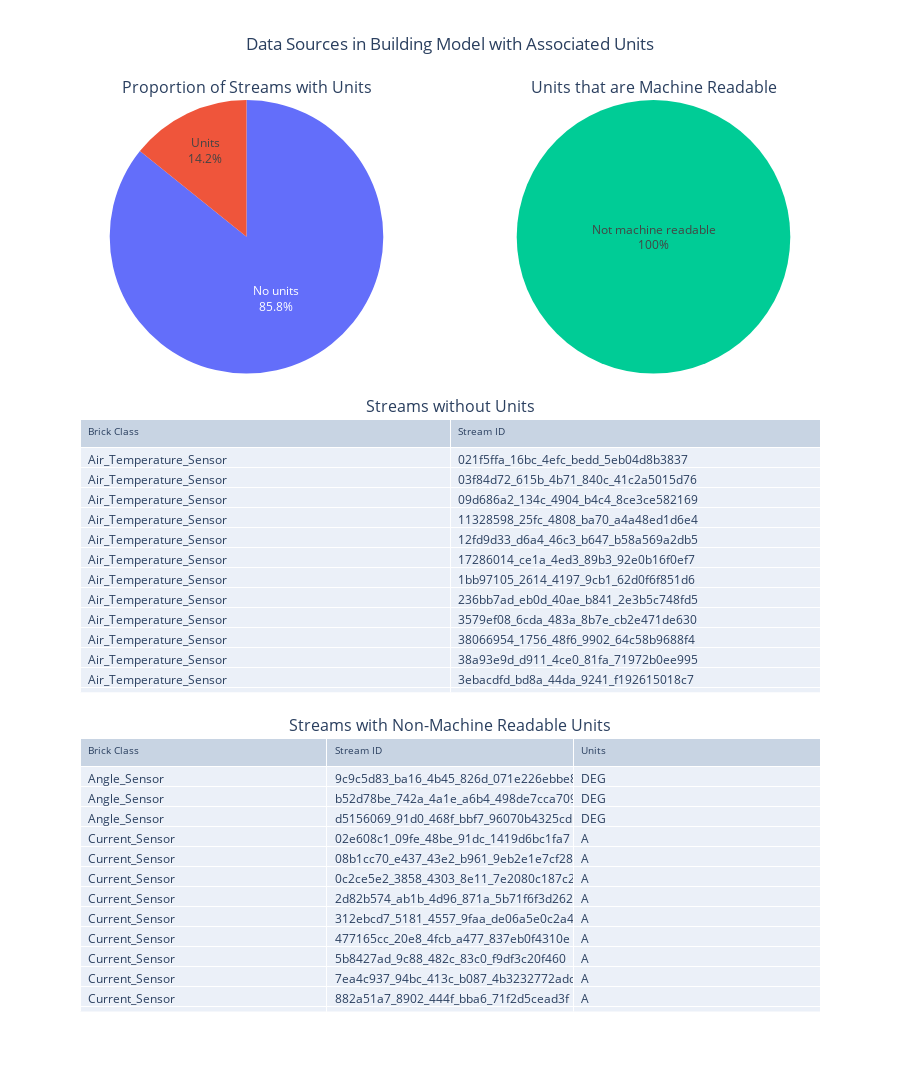

Here is the notebook cell this chart was saved with:
### Code cell
fig = make_subplots(
    rows=3, cols=2,
    vertical_spacing=0.05,
    subplot_titles = ['Proportion of Streams with Units', 'Units that are Machine Readable', 'Streams without Units', 'Streams with Non-Machine Readable Units'],
    specs=[[{"type": "pie"}, {"type": "pie"}],
           [{"type": "table", 'colspan': 2}, None],
           [{"type": "table", 'colspan': 2}, None]]
)

fig.add_trace(
    go.Pie(
        labels=number_with_units_labels,
        values=number_with_units_values,
        textposition='inside', 
        textinfo='percent+label',
        name="",
    ),
    row=1, col=1
)

entity_in_provided_brick_true = entity_in_provided_brick[entity_in_provided_brick['class_in_provided_brick'] == True]
entity_in_provided_brick_false = entity_in_provided_brick[entity_in_provided_brick['class_in_provided_brick'] == False]

fig.add_trace(
    go.Pie( 
        labels=number_with_named_units_labels,
        values=number_with_named_units_values,
        textposition='inside', 
        textinfo='percent+label',
        name="",
    ),
    row=1, col=2
)

fig.add_trace(
    go.Table(
        header=dict(
            values=["Brick Class", "Stream ID"],
            font=dict(size=10),
            align="left"
        ),
        cells=dict(
            # values=[entity_in_provided_brick[k].tolist() for k in entity_in_provided_brick.columns[1:]],
            values=[streams_without_units[k].tolist() for k in streams_without_units.columns[:2]],
            align = "left")
    ),
    row=2, col=1,
)

fig.add_trace(
    go.Table(
        header=dict(
            values=["Brick Class", "Stream ID", "Units"],
            font=dict(size=10),
            align="left"
        ),
        cells=dict(
            # values=[entity_in_provided_brick[k].tolist() for k in entity_in_provided_brick.columns[1:]],
            values=[streams_with_anonymous_units[k].tolist() for k in streams_with_anonymous_units.columns[:3]],
            align = "left")
    ),
    row=3, col=1
)

fig.update_layout(
    height=1200,
    showlegend=False,
    title_text="Data Sources in Building Model with Associated Units",
    title_x=0.5,
)

fig.show()

### Figure 1 — Plotly figure (JSON) as saved in the notebook; plotly's stock layout.template omitted (floating-point values rounded to 4 significant figures; data arrays with more than 128 entries replaced by an {"elided": "..."} marker saying what was removed)
{"data": [{"domain": {"x": [0, 0.45], "y": [0.7, 1]}, "labels": ["No units", "Units"], "name": "", "textinfo": "percent+label", "textposition": "inside", "type": "pie", "values": [730, 121]}, {"domain": {"x": [0.55, 1], "y": [0.7, 1]}, "labels": ["Not machine readable"], "name": "", "textinfo": "percent+label", "textposition": "inside", "type": "pie", "values": [121]}, {"cells": {"align": "left", "values": {"elided": "2x730 str values"}}, "domain": {"x": [0, 1], "y": [0.35, 0.65]}, "header": {"align": "left", "font": {"size": 10}, "values": ["Brick Class", "Stream ID"]}, "type": "table"}, {"cells": {"align": "left", "values": {"elided": "3x121 str values"}}, "domain": {"x": [0, 1], "y": [0, 0.3]}, "header": {"align": "left", "font": {"size": 10}, "values": ["Brick Class", "Stream ID", "Units"]}, "type": "table"}], "layout": {"annotations": [{"font": {"size": 16}, "showarrow": false, "text": "Proportion of Streams with Units", "x": 0.225, "xanchor": "center", "xref": "paper", "y": 1, "yanchor": "bottom", "yref": "paper"}, {"font": {"size": 16}, "showarrow": false, "text": "Units that are Machine Readable", "x": 0.775, "xanchor": "center", "xref": "paper", "y": 1, "yanchor": "bottom", "yref": "paper"}, {"font": {"size": 16}, "showarrow": false, "text": "Streams without Units", "x": 0.5, "xanchor": "center", "xref": "paper", "y": 0.65, "yanchor": "bottom", "yref": "paper"}, {"font": {"size": 16}, "showarrow": false, "text": "Streams with Non-Machine Readable Units", "x": 0.5, "xanchor": "center", "xref": "paper", "y": 0.3, "yanchor": "bottom", "yref": "paper"}], "height": 1200, "showlegend": false, "title": {"text": "Data Sources in Building Model with Associated Units", "x": 0.5}}}
